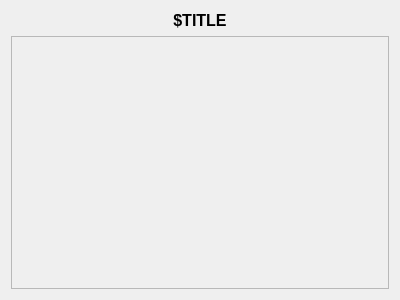
<?xml version="1.0" encoding="UTF-8"?>
<ui version="4.0">
 <class>Form</class>
 <widget class="QWidget" name="Form">
  <property name="geometry">
   <rect>
    <x>0</x>
    <y>0</y>
    <width>400</width>
    <height>300</height>
   </rect>
  </property>
  <property name="windowTitle">
   <string>Form</string>
  </property>
  <layout class="QGridLayout" name="gridLayout">
   <item row="1" column="0">
    <widget class="QScrollArea" name="mainArea">
     <property name="widgetResizable">
      <bool>true</bool>
     </property>
     <widget class="QWidget" name="scrollAreaContent">
      <property name="geometry">
       <rect>
        <x>0</x>
        <y>0</y>
        <width>376</width>
        <height>260</height>
       </rect>
      </property>
     </widget>
    </widget>
   </item>
   <item row="0" column="0">
    <widget class="QLabel" name="lbl_title">
     <property name="font">
      <font>
       <pointsize>12</pointsize>
       <weight>75</weight>
       <bold>true</bold>
      </font>
     </property>
     <property name="text">
      <string>$TITLE</string>
     </property>
     <property name="alignment">
      <set>Qt::AlignCenter</set>
     </property>
    </widget>
   </item>
  </layout>
 </widget>
 <resources/>
 <connections/>
</ui>
